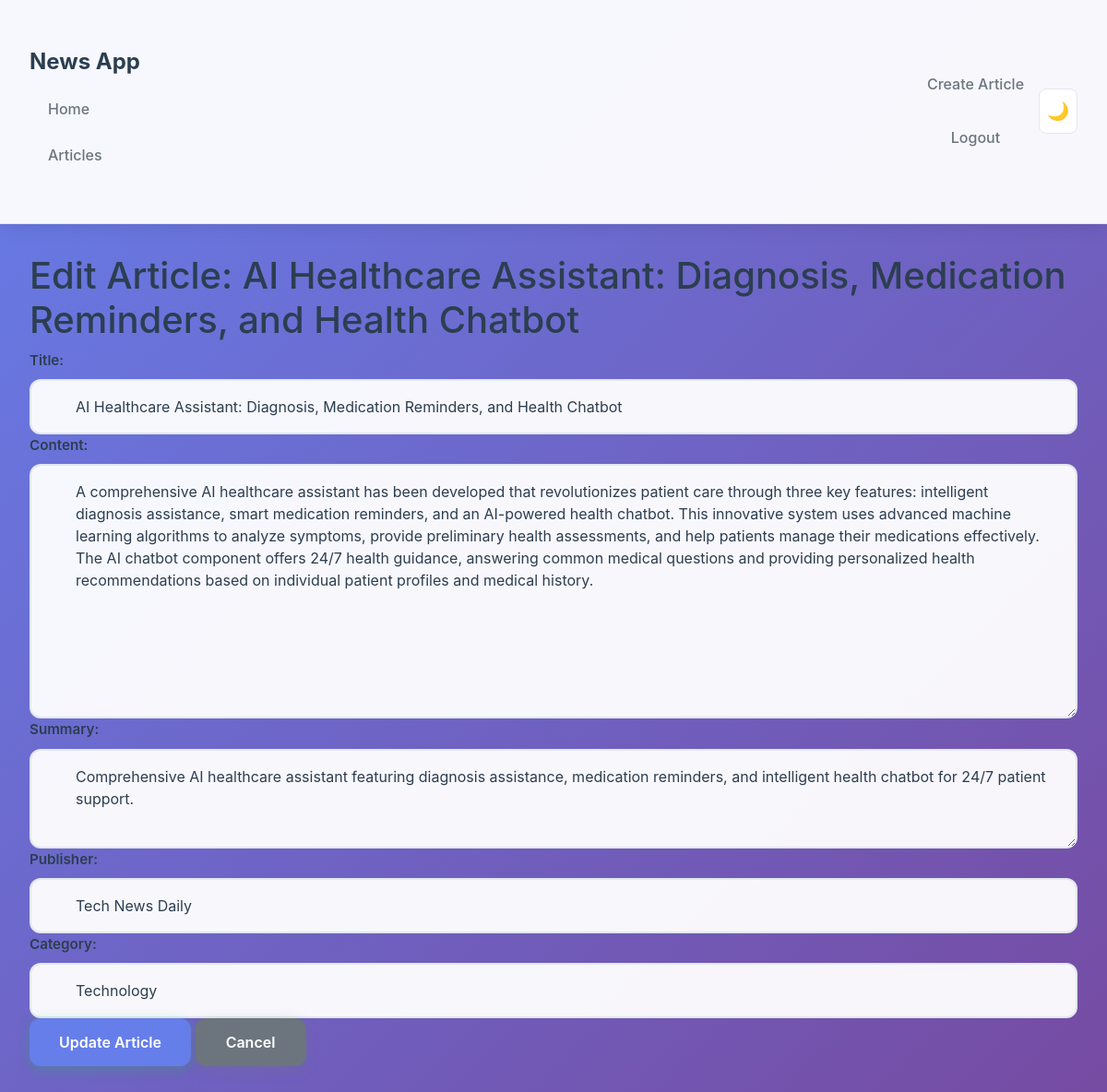
Page /articles/1/edit/ (signed in) on the committed database.
### news/models.py (models this page shows, shortened)
class Article(models.Model):
    STATUS_CHOICES = [
        ('draft', 'Draft'),
        ('pending', 'Pending Approval'),
        ('approved', 'Approved'),
        ('published', 'Published'),
        ('rejected', 'Rejected'),
    ]
    title = models.CharField(max_length=200)
    content = models.TextField()
    summary = models.TextField(max_length=500, blank=True)
    author = models.ForeignKey(
        User,
        on_delete=models.CASCADE,
        related_name='authored_articles',
        limit_choices_to={'role': 'journalist'}
    )
    publisher = models.ForeignKey(
        Publisher,
        on_delete=models.CASCADE,
        related_name='articles',
        null=True,
        blank=True
    )
    category = models.ForeignKey(
        Category,
        on_delete=models.SET_NULL,
        null=True,
        blank=True
    )
    status = models.CharField(
        max_length=20,
        choices=STATUS_CHOICES,
        default='draft'
    )
    is_approved = models.BooleanField(default=False)
    approved_by = models.ForeignKey(
        User,
        on_delete=models.SET_NULL,
        null=True,
        blank=True,
        related_name='approved_articles',
        limit_choices_to={'role': 'editor'}
    )
    approved_at = models.DateTimeField(null=True, blank=True)
    created_at = models.DateTimeField(auto_now_add=True)
    updated_at = models.DateTimeField(auto_now=True)
    published_at = models.DateTimeField(null=True, blank=True)
    class Meta:
        ordering = ['-created_at']

### news/views.py (the view)
# urls.py: path('articles/<int:pk>/edit/', views.edit_article, name='edit_article'),
@login_required
def edit_article(request, pk):
    article = get_object_or_404(Article, pk=pk)
    if not (request.user == article.author or
            request.user.is_editor()):
        messages.error(
            request,
            'You do not have permission to edit this article'
        )
        return redirect('news:article_list')
    if request.method == 'POST':
        form = ArticleForm(request.POST, instance=article)
        if form.is_valid():
            form.save()
            messages.success(request, 'Article updated successfully')
            return redirect('news:article_detail', pk=article.pk)
    else:
        form = ArticleForm(instance=article)
    context = {'form': form, 'article': article}
    return render(request, 'news/edit_article.html', context)

### news/forms.py
class ArticleForm(forms.ModelForm):
    class Meta:
        model = Article
        fields = [
            'title', 'content', 'summary', 'publisher', 'category'
        ]
        widgets = {
            'title': forms.TextInput(attrs={
                'class': 'form-control',
                'placeholder': 'Enter article title'
            }),
            'content': forms.Textarea(attrs={
                'class': 'form-control',
                'rows': 10,
                'placeholder': 'Enter article content'
            }),
            'summary': forms.Textarea(attrs={
                'class': 'form-control',
                'rows': 3,
                'placeholder': 'Enter article summary (optional)'
            }),
            'publisher': forms.Select(attrs={'class': 'form-control'}),
            'category': forms.Select(attrs={'class': 'form-control'}),
        }
    def __init__(self, *args, **kwargs):
        super().__init__(*args, **kwargs)
        self.fields['publisher'].queryset = Publisher.objects.all()
        self.fields['category'].queryset = Category.objects.all()

### news/models.py (called while the page is built)
    def is_editor(self):
        return self.role == 'editor'

    def is_journalist(self):
        return self.role == 'journalist'

    def __str__(self):
        return self.name

    def __str__(self):
        return self.name

### news/templates/news/edit_article.html (shortened to what this page needs)
{% extends 'news/base.html' %}
{% block content %}
<h1>Edit Article: {{ article.title }}</h1>
<form method="post">
    <div class="form-group">
        <label for="id_title">Title:</label>
        {{ form.title }}
    </div>
    <div class="form-group">
        <label for="id_content">Content:</label>
        {{ form.content }}
    </div>
    <div class="form-group">
        <label for="id_summary">Summary:</label>
        {{ form.summary }}
    </div>
    <div class="form-group">
        <label for="id_publisher">Publisher:</label>
        {{ form.publisher }}
    </div>
    <div class="form-group">
        <label for="id_category">Category:</label>
        {{ form.category }}
    </div>
    <button type="submit" class="btn btn-primary">Update Article</button>
    <a href="{% url 'news:article_detail' article.pk %}" class="btn btn-secondary">Cancel</a>
</form>
{% endblock %}

### news/templates/news/base.html (style rules this page uses)
:root { --bg-primary: linear-gradient(135deg, #667eea 0%, #764ba2 100%); --bg-secondary: rgba(255, 255, 255, 0.95); --bg-card: #ffffff; --text-primary: #2c3e50; --text-secondary: #6c757d; --text-muted: #95a5a6; --border-color: #e1e8ed; --shadow: 0 4px 20px rgba(0, 0, 0, 0.08); --shadow-hover: 0 12px 40px rgba(0, 0, 0, 0.15); --accent-color: #667eea; --accent-hover: #5a6fd8; }
body { font-family: -apple-system, BlinkMacSystemFont, 'Segoe UI', Roboto, Oxygen, Ubuntu, Cantarell, sans-serif; background: var(--bg-primary); color: var(--text-primary); min-height: 100vh; margin: 0; padding: 0; line-height: 1.6; transition: all 0.3s ease; }
.form-control { background: var(--bg-secondary); border: 2px solid var(--border-color); color: var(--text-primary); border-radius: 12px; padding: 1rem 1.25rem; padding-left: 3rem; transition: all 0.3s cubic-bezier(0.4, 0, 0.2, 1); font-size: 1rem; width: 100%; }
.form-control::placeholder { color: var(--text-muted); font-weight: 400; }
.form-group label { display: block; margin-bottom: 0.5rem; font-weight: 600; color: var(--text-primary); font-size: 0.95rem; }
.btn { padding: 0.875rem 2rem; border: none; border-radius: 12px; cursor: pointer; text-decoration: none; display: inline-flex; align-items: center; justify-content: center; font-weight: 600; font-size: 1rem; transition: all 0.3s cubic-bezier(0.4, 0, 0.2, 1); text-align: center; min-height: 48px; min-width: 120px; position: relative; overflow: hidden; }
.btn::before { content: ''; position: absolute; top: 0; left: -100%; width: 100%; height: 100%; background: linear-gradient(90deg, transparent, rgba(255,255,255,0.2), transparent); transition: left 0.5s; }
.btn-primary { background: var(--accent-color); color: white; box-shadow: 0 4px 14px 0 rgba(29, 185, 84, 0.3); }
.btn-secondary { background: var(--text-secondary); color: white; box-shadow: 0 4px 14px 0 rgba(108, 117, 125, 0.3); }

### rows in the picture
Article: title "AI Healthcare Assistant: Diagnosis, Medication Reminders, and Health Chatbot", content "A comprehensive AI healthcare assistant has been developed that revolutionizes patient care through three key features: intelligent diagnosis assistance, smart medication reminders, and an AI-powered health chatbot. This innovative system uses advanced machine learning algorithms to analyze symptoms, provide preliminary health assessments, and help patients manage their medications effectively. The AI chatbot component offers 24/7 health guidance, answering common medical questions and providing personalized health recommendations based on individual patient profiles and medical history.", summary "Comprehensive AI healthcare assistant featuring diagnosis assistance, medication reminders, and intelligent health chatbot for 24/7 patient support.", publisher "Tech News Daily", category "Technology"
